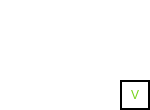
<?xml version="1.0" encoding="UTF-8"?>
<ui version="4.0">
 <class>PickPhotoItem</class>
 <widget class="QWidget" name="PickPhotoItem">
  <property name="geometry">
   <rect>
    <x>0</x>
    <y>0</y>
    <width>150</width>
    <height>110</height>
   </rect>
  </property>
  <property name="windowTitle">
   <string>Form</string>
  </property>
  <property name="styleSheet">
   <string notr="true">background-color: transparent;</string>
  </property>
  <widget class="QPushButton" name="pickPhoto">
   <property name="geometry">
    <rect>
     <x>0</x>
     <y>0</y>
     <width>140</width>
     <height>100</height>
    </rect>
   </property>
   <property name="focusPolicy">
    <enum>Qt::NoFocus</enum>
   </property>
   <property name="text">
    <string/>
   </property>
   <property name="flat">
    <bool>true</bool>
   </property>
  </widget>
  <widget class="QLabel" name="selectedIcon">
   <property name="geometry">
    <rect>
     <x>120</x>
     <y>80</y>
     <width>30</width>
     <height>30</height>
    </rect>
   </property>
   <property name="styleSheet">
    <string notr="true">border:2px solid black;
background-color: rgb(255, 255, 255);
color: rgb(115, 210, 22);</string>
   </property>
   <property name="text">
    <string>V</string>
   </property>
   <property name="alignment">
    <set>Qt::AlignCenter</set>
   </property>
  </widget>
 </widget>
 <resources/>
 <connections/>
</ui>
